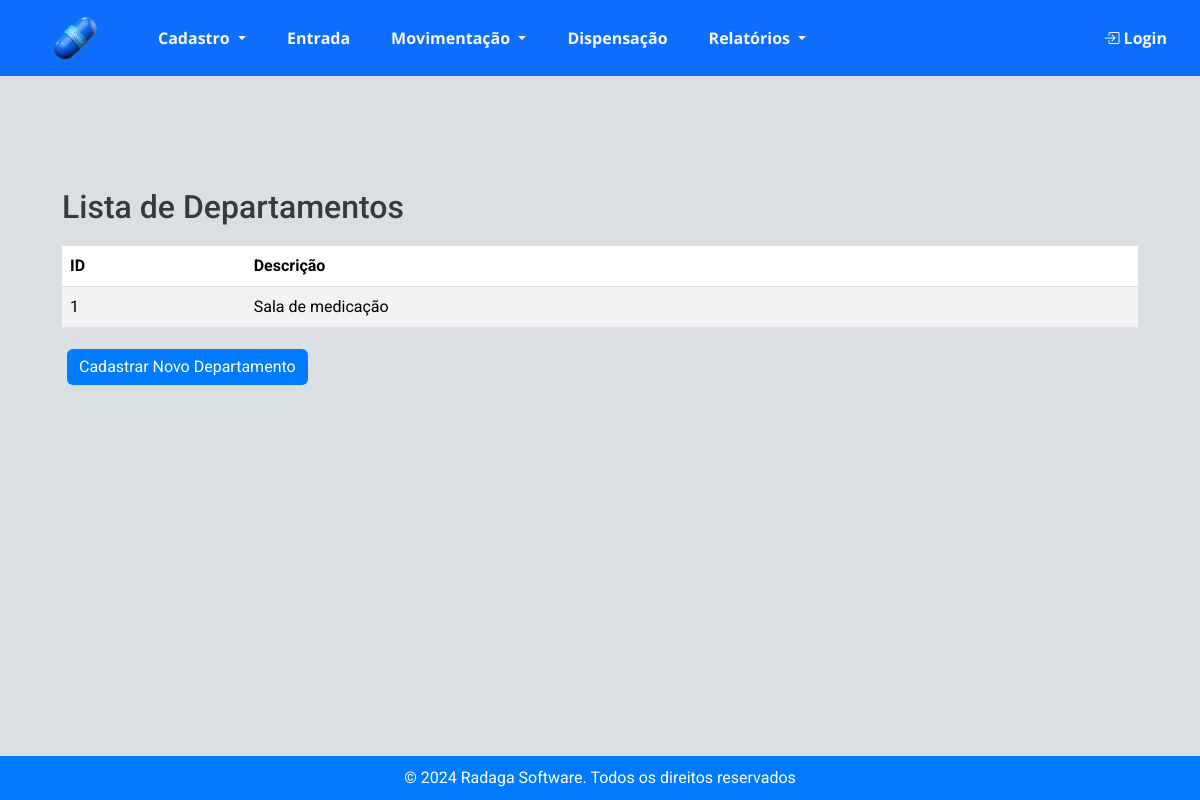
Page /estoque/lista_departamento/ on the earlier database version.
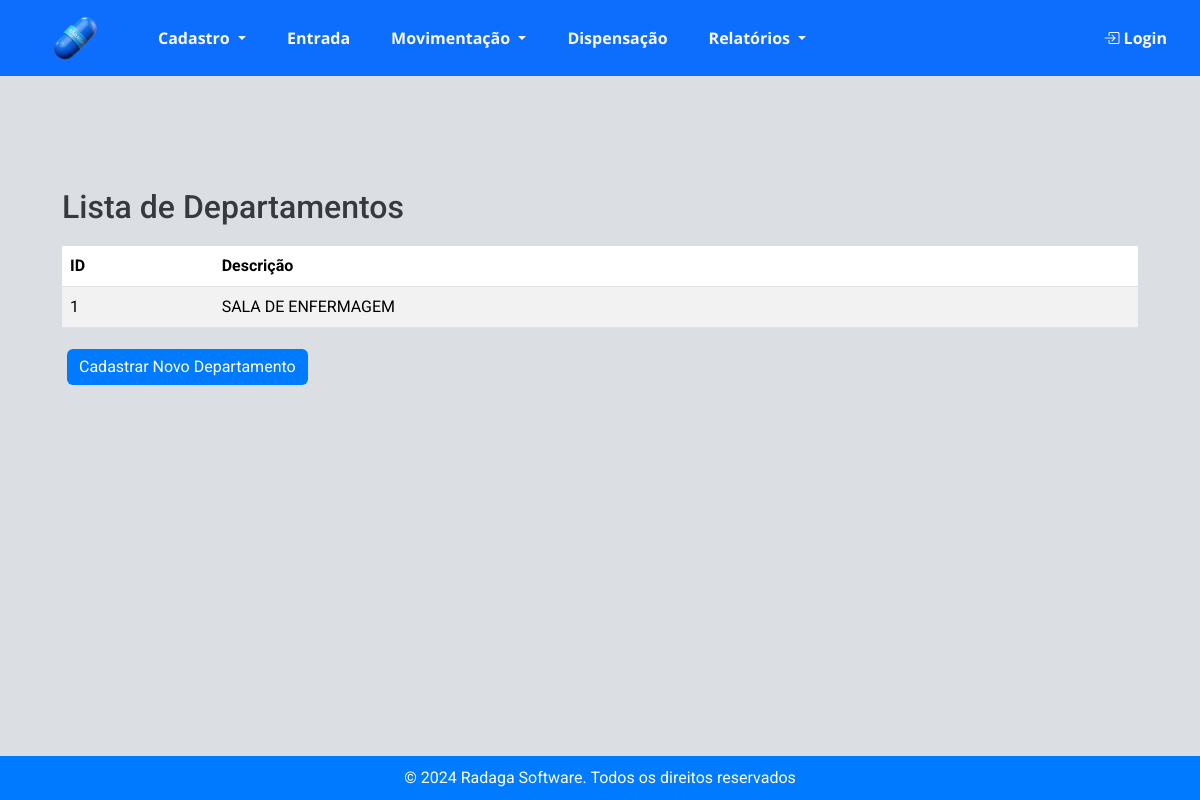
Same page on the later database version.
### estoque/models.py (models this page shows, shortened)
class Departamento(models.Model):
    nome = models.CharField(max_length=100)

### estoque/views.py (the view)
# urls.py: path('lista_departamento/', views.lista_departamento, name='lista_departamento'),
def lista_departamento(request):
    departamentos = Departamento.objects.all()
    return render(
        request, "estoque/lista_departamento.html", {"departamentos": departamentos}
    )

### estoque/templates/estoque/lista_departamento.html (shortened to what this page needs)
{% extends 'estoque/base.html' %}
{% block content %}
  <div class="container mt-5">
    <h2>Lista de Departamentos</h2>
    <table class="table table-striped">
      <thead>
        <tr>
          <th>ID</th>
          <th>Descrição</th>
        </tr>
      </thead>
      <tbody>
        {% for departamento in departamentos %}
          <tr>
            <td>{{ departamento.id }}</td>
            <td>{{ departamento.nome }}</td>
          </tr>
        {% endfor %}
      </tbody>
    </table>
    <a href="{% url 'cadastrar_departamento' %}" class="btn btn-primary">Cadastrar Novo Departamento</a>
  </div>
{% endblock %}

Differences in the rows shown:
changed Departamento id 1: nome "Sala de medicação" → "SALA DE ENFERMAGEM"
